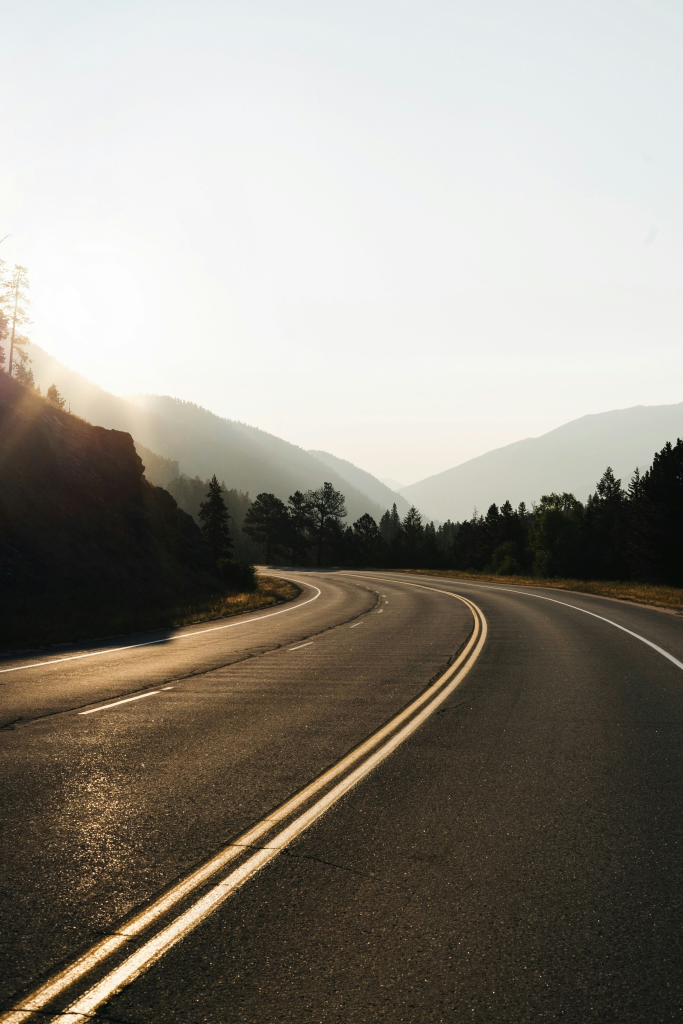
#> input picture Teste.jpg, 2731 x 4096 px, given in place of Video3.mp4, which was not available (shown at 1/4 size)
$ python 'Código Híbrido e Otimizado (PolyFit Global com Grau 3).py'   (older library calls are emulated)
#> lines starting #> are read from the running program, lines starting #| are printed output that depends on the picture; after the words box and inside, x2 and y2 are one past the last pixel; in counts of white or black regions, pixels touching at a corner belong together; pictures that were not available may be replaced by others from this repository, and a replacement may not be noted
import cv2
import numpy as np
import collections


class LaneDetector:
    def __init__(self, video_path):
        self.cap = cv2.VideoCapture(video_path)
        if not self.cap.isOpened(): raise ValueError(f"Erro ao abrir vídeo {video_path}")

        # Obter dimensões e configurar pontos da ROI/Perspectiva
        self.im_h, self.im_w = self._get_video_dims()
        self.roi_points = self._initialize_roi_points()
        self.M, self.Minv = self._calculate_perspective_transform()

        # Atributos de detecção
        self.left_fit, self.right_fit = None, None
        self.lanes_detected = False
        self.history_length = 5
        self.left_fit_history = collections.deque(maxlen=self.history_length)
        self.right_fit_history = collections.deque(maxlen=self.history_length)

        # Atributos de debug
        self.debug_mode = False
        self.alpha = 0.3
        self.color_schemes = [
            {'name': 'Classic Green', 'fill': (0, 255, 100), 'lines': (0, 255, 0), 'left_px': [255, 0, 0],
             'right_px': [0, 0, 255]},
            {'name': 'High-Vis', 'fill': (255, 255, 0), 'lines': (255, 255, 0), 'left_px': [255, 0, 255],
             'right_px': [0, 255, 255]}]
        self.color_scheme_index = 0
        self.selected_point_index = None

        self.clahe = cv2.createCLAHE(clipLimit=2.0, tileGridSize=(8, 8))
        self.window_name = "Detector de Faixas - Final (d:debug, c:cor, +/-:transp, q:sair)"
        cv2.namedWindow(self.window_name)
        cv2.setMouseCallback(self.window_name, self._mouse_callback)

    # --- Funções de Setup e Geometria ---
    def _get_video_dims(self):
        ret, frame = self.cap.read()
#> frame is the input picture: shape (4096, 2731, 3); mean B, G, R 131.1, 140.3, 145.2
#> in __init__, `self.im_h, self.im_w = self._get_video_dims()`: self.im_h = 4096; self.im_w = 2731
#> in __init__, `self.roi_points = self._initialize_roi_points()`: self.roi_points = [[1228, 2662], [1502, 2662], [2676, 4095], [54, 4095]]
        self.cap.set(cv2.CAP_PROP_POS_FRAMES, 0)
        return (frame.shape[0], frame.shape[1]) if ret else (720, 1280)

    def _initialize_roi_points(self):
        return np.array([
            [int(self.im_w * 0.45), int(self.im_h * 0.65)],  # Ponto superior esquerdo
            [int(self.im_w * 0.55), int(self.im_h * 0.65)],  # Ponto superior direito
            [int(self.im_w * 0.98), self.im_h - 1],  # Ponto inferior direito
            [int(self.im_w * 0.02), self.im_h - 1]  # Ponto inferior esquerdo
        ], dtype=np.int32)

    def _calculate_perspective_transform(self):
        # Transforma os pontos da ROI em uma imagem "bird's-eye"
        src = np.float32(self.roi_points)
#> src has the same summary as self.roi_points in __init__
        dst = np.float32([
            [0, 0], [self.im_w, 0],
            [self.im_w, self.im_h], [0, self.im_h]
        ])
#> dst = [[0, 0], [2731, 0], [2731, 4096], [0, 4096]]
        M = cv2.getPerspectiveTransform(src, dst)  # Matriz de transformação
#> M = [[-0.668, -0.547, 2277.4], [-1.7e-15, -1.83, 4880.6], [-5.45e-19, -0.000401, 1]]
        Minv = cv2.getPerspectiveTransform(dst, src)  # Matriz inversa (para desenhar de volta)
#> Minv = [[0.1, -0.298, 1228], [0, -0.545, 2662], [0, -0.000219, 1]]
#> in __init__, `self.M, self.Minv = self._calculate_perspective_transform()`: self.M has the same summary as M in _calculate_perspective_transform; self.Minv has the same summary as Minv in _calculate_perspective_transform
        return M, Minv

    # [12 lines left out: function _mouse_callback, not called in this run]

    # --- Pipeline de Processamento de Imagem ---
    def _process_image(self, image):
        # Aplica filtros de cor/borda e depois a transformação de perspectiva
        hls = cv2.cvtColor(image, cv2.COLOR_BGR2HLS)
#> hls: shape (4096, 2731, 3); mean of channels 0, 1, 2 35.7, 138.5, 48.8
        l_channel = hls[:, :, 1]
        s_channel = hls[:, :, 2]
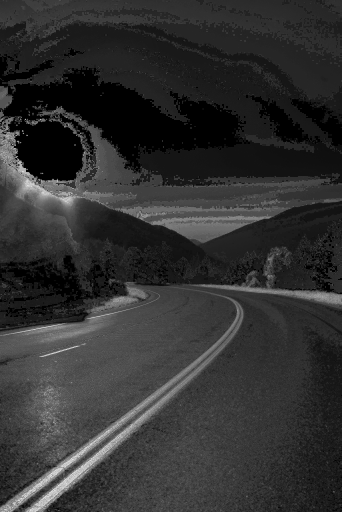
#> s_channel: shape (4096, 2731) (shown at 1/8 size); min 0, max 255, mean 48.8

        # Filtro de Saturação para faixas amarelas
        s_thresh = (120, 255)
        s_binary = np.zeros_like(s_channel)
        s_binary[(s_channel > s_thresh[0]) & (s_channel <= s_thresh[1])] = 1

        # Filtro de Borda (Sobel) no canal L para faixas brancas
        enhanced_l = self.clahe.apply(l_channel)
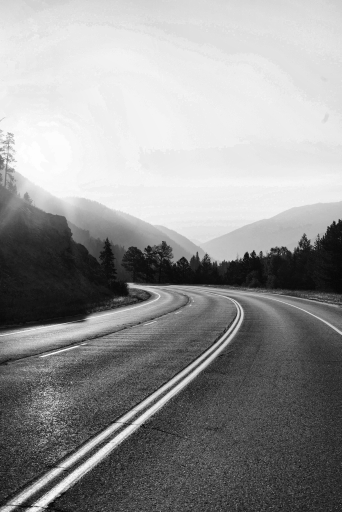
#> enhanced_l: shape (4096, 2731) (shown at 1/8 size); min 1, max 255, mean 147.6
        sobelx = cv2.Sobel(enhanced_l, cv2.CV_64F, 1, 0)
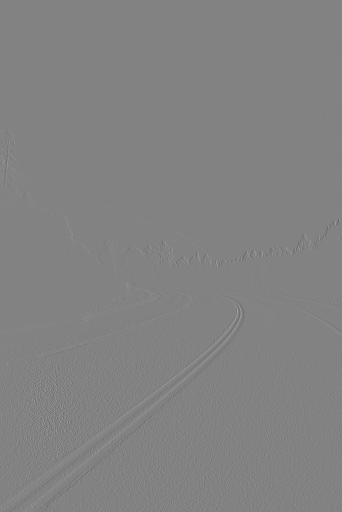
#> sobelx: shape (4096, 2731) float64 (shown at 1/8 size); min -774, max 739, mean 0; drawn with min black and max white
        abs_sobelx = np.absolute(sobelx)
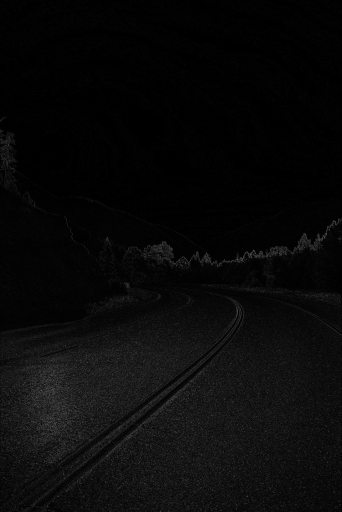
#> abs_sobelx: shape (4096, 2731) float64 (shown at 1/8 size); min 0, max 774, mean 29.9; drawn with min black and max white
        scaled_sobel = np.uint8(255 * abs_sobelx / np.max(abs_sobelx))
        l_thresh = (40, 100)
        l_binary = np.zeros_like(scaled_sobel)
        l_binary[(scaled_sobel >= l_thresh[0]) & (scaled_sobel <= l_thresh[1])] = 1

        # Combina os filtros
        combined_binary = np.zeros_like(s_binary)
        combined_binary[(s_binary == 1) | (l_binary == 1)] = 1

        # Aplica a transformação de perspectiva ("bird's-eye view")
        warped_binary = cv2.warpPerspective(combined_binary, self.M, (self.im_w, self.im_h))
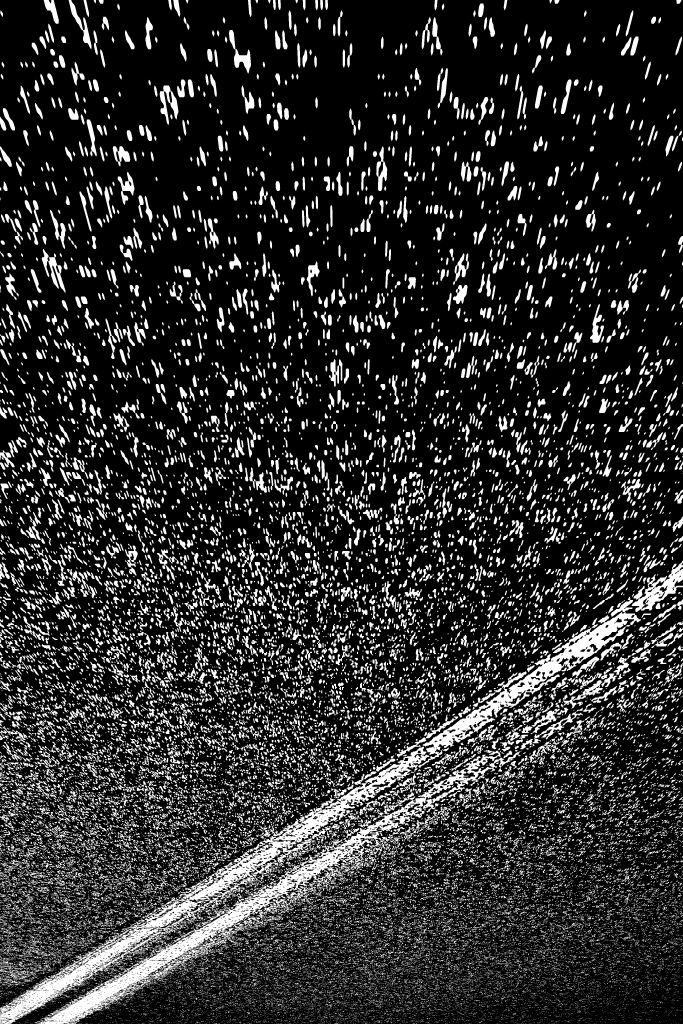
#> warped_binary: shape (4096, 2731) (shown at 1/4 size); values 0 (black) and 1 (white), 17.8% white; 39022 white regions (28140 under 20 px), largest, box (x1, y1, x2, y2) and area: (138, 3000, 2086, 4096) 138824, (0, 2987, 1718, 4096) 132688, (1673, 2387, 2564, 3071) 64401
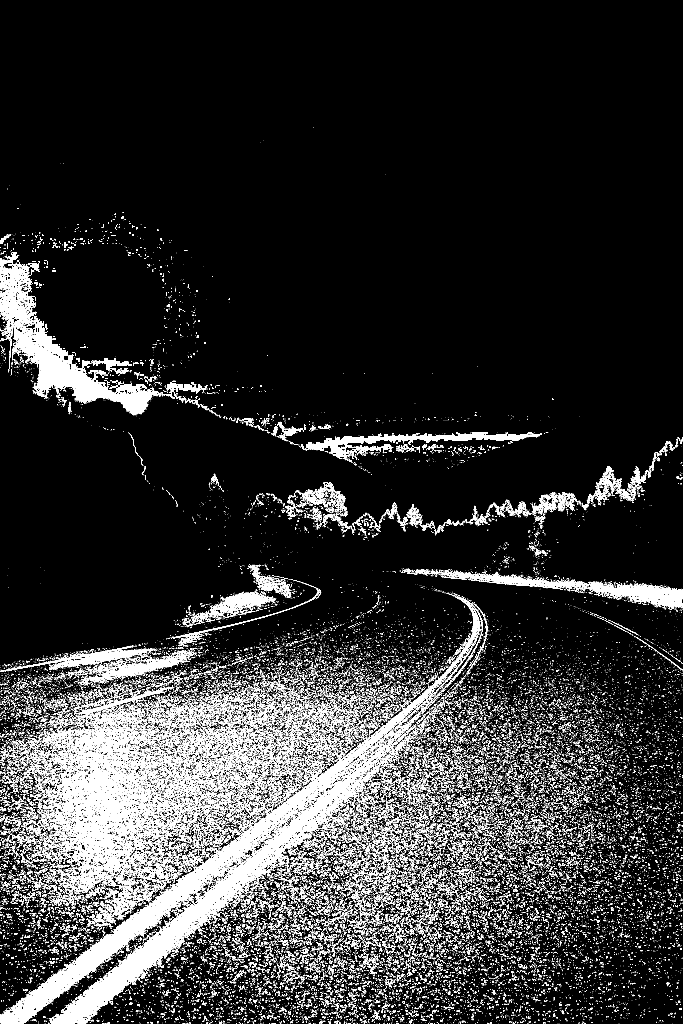
#> combined_binary: shape (4096, 2731) (shown at 1/4 size); values 0 (black) and 1 (white), 8.9% white; 91513 white regions (86660 under 20 px), largest, box (x1, y1, x2, y2) and area: (198, 2981, 1578, 4096) 96251, (0, 2977, 1470, 4096) 88173, (0, 1196, 613, 1659) 63315
        return warped_binary

    def _find_lane_pixels_sliding_window(self, binary_warped):
        histogram = np.sum(binary_warped[self.im_h // 2:, :], axis=0)
#> histogram = 2731 values, max 697 at index 1194, min 274 at index 2523, mean 495.5
        midpoint = int(histogram.shape[0] / 2)
        leftx_base, rightx_base = np.argmax(histogram[:midpoint]), np.argmax(histogram[midpoint:]) + midpoint
#> leftx_base = 1194; rightx_base = 1484
        nwindows, margin, minpix = 9, 100, 50
        window_height = self.im_h // nwindows
#> window_height = 455

        nonzero = binary_warped.nonzero()
#> nonzero = 1990447 positions, rows 0 to 4095, columns 0 to 2730
        nonzeroy, nonzerox = np.array(nonzero[0]), np.array(nonzero[1])
        leftx_current, rightx_current = leftx_base, rightx_base
#> leftx_current = 1194; rightx_current = 1484
        left_lane_inds, right_lane_inds = [], []
        debug_img = np.dstack((binary_warped, binary_warped, binary_warped)) * 255 if self.debug_mode else None

        for window in range(nwindows):
            win_y_low, win_y_high = self.im_h - (window + 1) * window_height, self.im_h - window * window_height

            def process_window(x_current, lane_inds, color):
                win_x_low, win_x_high = x_current - margin, x_current + margin
                if self.debug_mode: cv2.rectangle(debug_img, (win_x_low, win_y_low), (win_x_high, win_y_high), color, 2)
                good_inds = ((nonzeroy >= win_y_low) & (nonzeroy < win_y_high) & (nonzerox >= win_x_low) & (
                            nonzerox < win_x_high)).nonzero()[0]
                lane_inds.append(good_inds)
                return int(np.mean(nonzerox[good_inds])) if len(good_inds) > minpix else x_current

            leftx_current = process_window(leftx_current, left_lane_inds, (0, 255, 0))
            rightx_current = process_window(rightx_current, right_lane_inds, (0, 255, 0))
#> this loop made 9 passes
#> (win_y_low, win_y_high, leftx_current, rightx_current) on passes 1 to 8: (3641, 4096, 1189, 1484), (3186, 3641, 1188, 1478), (2731, 3186, 1184, 1484), (2276, 2731, 1183, 1485), (1821, 2276, 1179, 1483), (1366, 1821, 1171, 1479), (911, 1366, 1170, 1487), (456, 911, 1165, 1489)

        left_lane_inds, right_lane_inds = np.concatenate(left_lane_inds), np.concatenate(right_lane_inds)
        return left_lane_inds, right_lane_inds, nonzerox, nonzeroy, debug_img

    def _sanity_check_and_fit(self, left_inds, right_inds, nonzerox, nonzeroy):
        leftx, lefty = nonzerox[left_inds], nonzeroy[left_inds]
        rightx, righty = nonzerox[right_inds], nonzeroy[right_inds]

        if len(leftx) < 6 or len(rightx) < 6: return None, None  # Precisa de pontos para um ajuste cúbico

        left_fit, right_fit = np.polyfit(lefty, leftx, 2), np.polyfit(righty, rightx, 2)  # Grau 2 é mais estável aqui
#> left_fit = [-2.04e-06, 0.0171, 1153.4]; right_fit = [1.09e-07, -0.0019, 1487.3]

        # Validação: Checa se a distância entre as faixas é razoável
        y_eval = self.im_h // 2
#> y_eval = 2048
        left_x_eval, right_x_eval = np.polyval(left_fit, y_eval), np.polyval(right_fit, y_eval)
#> left_x_eval = 1179.9; right_x_eval = 1483.9
        lane_width = abs(right_x_eval - left_x_eval)
#> lane_width = 304

        # Assumindo que a largura da pista é de ~3.7m e cada pixel ~3.7/700 m
        # A largura em pixels deve ser ~700. Checamos se está numa faixa plausível.
        if lane_width < 400 or lane_width > 1000: return None, None

        return left_fit, right_fit

    # [26 lines left out: function _draw_lanes, not called in this run]

    def _draw_hud(self, image):  # etc.
        if self.debug_mode:
            text_alpha = f"Alpha: {self.alpha:.1f}"
            text_color = f"Color: {self.color_schemes[self.color_scheme_index]['name']}"
            cv2.putText(image, text_alpha, (10, 30), cv2.FONT_HERSHEY_SIMPLEX, 0.8, (255, 255, 255), 2)
            cv2.putText(image, text_color, (10, 60), cv2.FONT_HERSHEY_SIMPLEX, 0.8, (255, 255, 255), 2)

    # [10 lines left out: function _draw_debug_info, not called in this run]

    def process_frame(self, frame):
        warped_binary = self._process_image(frame)
        left_inds, right_inds, nonzerox, nonzeroy, debug_img = self._find_lane_pixels_sliding_window(warped_binary)

        current_left_fit, current_right_fit = self._sanity_check_and_fit(left_inds, right_inds, nonzerox, nonzeroy)

        if current_left_fit is not None:
            self.left_fit_history.append(current_left_fit)
            self.right_fit_history.append(current_right_fit)

        if self.left_fit_history:
            self.left_fit = np.average(self.left_fit_history, axis=0)
            self.right_fit = np.average(self.right_fit_history, axis=0)

        if self.left_fit is not None:
            return self._draw_lanes(frame, warped_binary, self.left_fit, self.right_fit, debug_img)
        else:
            if self.debug_mode: self._draw_debug_info(frame,
                                                      debug_img if debug_img is not None else np.zeros_like(frame))
            self._draw_hud(frame)
            return frame

    def run(self):
        while self.cap.isOpened():
            ret, frame = self.cap.read()
            if not ret: self.cap.set(cv2.CAP_PROP_POS_FRAMES, 0); continue

            final_image = self.process_frame(frame)
            cv2.imshow(self.window_name, final_image)

            key = cv2.waitKey(1) & 0xFF
#> (key q is pressed here)
            if key == ord('q'):
                break
            elif key == ord('d'):
                self.debug_mode = not self.debug_mode
            elif key == ord('c'):
                self.color_scheme_index = (self.color_scheme_index + 1) % len(self.color_schemes)
            elif key in [ord('+'), ord('=')]:
                self.alpha = min(1.0, self.alpha + 0.1)
            elif key in [ord('-'), ord('_')]:
                self.alpha = max(0.0, self.alpha - 0.1)

        self.cap.release()
        cv2.destroyAllWindows()


if __name__ == "__main__":
    video_file = "Video3.mp4"
    detector = LaneDetector(video_file)
    detector.run()
